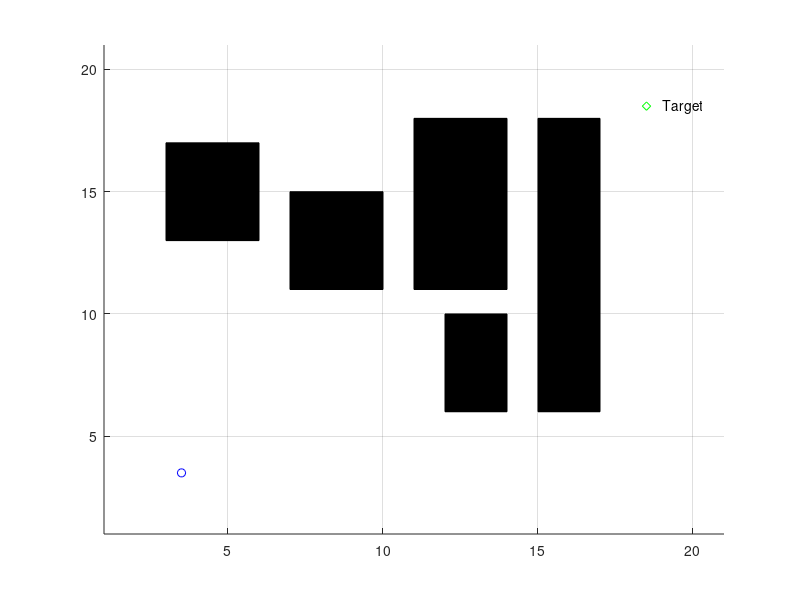

Here is the MATLAB script that generated this plot: (Note: this script raises an error after producing the figure.)

clc
clear
close all

max_x=20;
max_y=20;

environment=2*(ones(max_x,max_y));

j=0;
x_val = 1;
y_val = 1;
axis([1 max_x+1 1 max_y+1])
grid on;
hold on;
n=0;

xval=18;
yval=18;
x_target=xval;
y_target=yval;

environment(xval,yval)=0;%Initialize environment with location of the target
plot(xval+.5,yval+.5,'gd');
text(xval+1,yval+.5,'Target')

% obstacle 1
for i = 3:5
    for j = 13:16
        environment(i,j) = -1; 
        %plot(i+.5,j+.5,'rd'); 
    end
end
x = [3, 6, 6, 3];
y = [13, 13, 17, 17];

fill(x,y,'k');
% obstacle 2
for i = 7:9
    for j = 11:14 
        environment(i,j) = -1;
        %plot(i+.5,j+.5,'rd'); 
    end
end

x = [7, 10, 10, 7];
y = [11, 11, 15, 15];

fill(x,y,'k');

% obstacle 3
for i = 11:13
    for j = 11:17 
        environment(i,j) = -1;
        %plot(i+.5,j+.5,'rd'); 
    end
end
x = [11, 14, 14, 11];
y = [11, 11, 18, 18];

fill(x,y,'k');
% obstacle 4
for i = 12:13
    for j = 6:9 
        environment(i,j) = -1;
        %plot(i+.5,j+.5,'rd'); 
    end
end

x = [12, 14, 14, 12];
y = [6, 6, 10, 10];

fill(x,y,'k');

% obstacle 5
for i = 15:16
    for j = 6:17 
        environment(i,j) = -1;
        %plot(i+.5,j+.5,'rd'); 
    end
end

x = [15, 17, 17, 15];
y = [6, 6, 18, 18];

fill(x,y,'k');

%plot(19+.5,19+.5,'gd');

xval=3;
yval=3;
x_start=xval;%Starting Position
y_start=yval;%Starting Position

environment(xval,yval)=1;
 plot(xval+.5,yval+.5,'bo');

valid=[]; % x | y | parent_x | parent_y | h(n) | g(n) | f(n) 

in_valid=[]; % x | y

k=1;
for i=1:max_x
    for j=1:max_y
        if(environment(i,j) == -1) % check if obstacle
            in_valid(k,1)=i; 
            in_valid(k,2)=j; 
            k=k+1;
        end
    end
end
in_valid_size=size(in_valid,1);

cell_x=x_start;
cell_y=y_start;
valid_size=1; % initialize size of valid_list
path_cost=0;
goal_distance=sqrt((cell_x-x_target)^2 + (cell_y-y_target)^2);

new_row=[1,8];
new_row(1,1)=1;
new_row(1,2)=cell_x;
new_row(1,3)=cell_y;
new_row(1,4)=cell_x; % parent x
new_row(1,5)=cell_y; % parent y 
new_row(1,6)=path_cost;
new_row(1,7)=goal_distance;
new_row(1,8)=goal_distance;

valid(valid_size,:)=new_row; % initializing path with start position
valid(valid_size,1)=0;

in_valid_size=in_valid_size+1;
in_valid(in_valid_size,1)=cell_x; % make it invalid for further iterations
in_valid(in_valid_size,2)=cell_y;

path_not_found=1;

while((cell_x ~= x_target || cell_y ~= y_target) && path_not_found == 1)
    % x | y | h | g | f
    successors=explore_successors(cell_x,cell_y,path_cost,x_target,y_target,in_valid,max_x,max_y);
    successors_size=size(successors,1);
    for i=1:successors_size
    flag=0;
    for j=1:valid_size
        if(successors(i,1) == valid(j,2) && successors(i,2) == valid(j,3) ) % if successor same as already existing cell inpath
%             disp('valid')
%             valid
%             disp(' ');
            valid(j,8)=min(valid(j,8),successors(i,5)); % check for minimum f and then pick it 
            if valid(j,8) == successors(i,5)
                valid(j,4)=cell_x;% parent x
                valid(j,5)=cell_y;% parent y
                valid(j,6)=successors(i,3); % h
                valid(j,7)=successors(i,4); % g
            end;
            flag=1;
        end;
    end;
    if flag == 0 % if new cell with minimum f(n) then add to valid_path
        valid_size= valid_size+1;
        new_row=[1,8];
        new_row(1,1)=1;
        new_row(1,2)=successors(i,1);
        new_row(1,3)=successors(i,2);
        new_row(1,4)=cell_x; % parent x
        new_row(1,5)=cell_y; % parent y
        new_row(1,6)=successors(i,3); % h
        new_row(1,7)=successors(i,4); % g
        new_row(1,8)=successors(i,5); % f
        valid(valid_size,:)= new_row;
     end;
    end;

    index_min_cell = min_f(valid,valid_size,x_target,y_target);
    if (index_min_cell ~= -1) % if index with minimum fn is obstacle no path exists    
        cell_x=valid(index_min_cell,2);
        cell_y=valid(index_min_cell,3);
        path_cost=valid(index_min_cell,6);

        in_valid_size=in_valid_size+1; % put the cell in_valid so we dont come back on it again
        in_valid(in_valid_size,1)=cell_x;
        in_valid(in_valid_size,2)=cell_y;
        valid(index_min_cell,1)=0;
    else
        path_not_found=0;
    end;
end;

% backtracking to find the path

i=size(in_valid,1);
path=[];
xval=in_valid(i,1); % pick last in in_valid_list that must be target
yval=in_valid(i,2);
i=1;
path(i,1)=xval;
path(i,2)=yval;
i=i+1;

if ( (xval == x_target) && (yval == y_target))
    inode=0;
   parent_x=valid(find((valid(:,2) == xval) & (valid(:,3) == yval),1),4);
   parent_y=valid(find((valid(:,2) == xval) & (valid(:,3) == yval),1),5);
   
   while( parent_x ~= x_start || parent_y ~= y_start)
           path(i,1) = parent_x;
           path(i,2) = parent_y;
           
           inode=find((valid(:,2) == parent_x) & (valid(:,3) == parent_y),1);
           parent_x=valid(inode,4);
           parent_y=valid(inode,5);
           i=i+1;
    end;

% plottin path

j=size(path,1);
 p=plot(path(j,1)+.5,path(j,2)+.5,'bo');
  j=j-1;
 for i=j:-1:1
  pause(.25);
  set(p,'XData',path(i,1)+.5,'YData',path(i,2)+.5);
 drawnow ;
 end;
 plot(path(:,1)+.5,path(:,2)+.5);
else
disp( 'Sorry, No path exists to the Target!');
end

